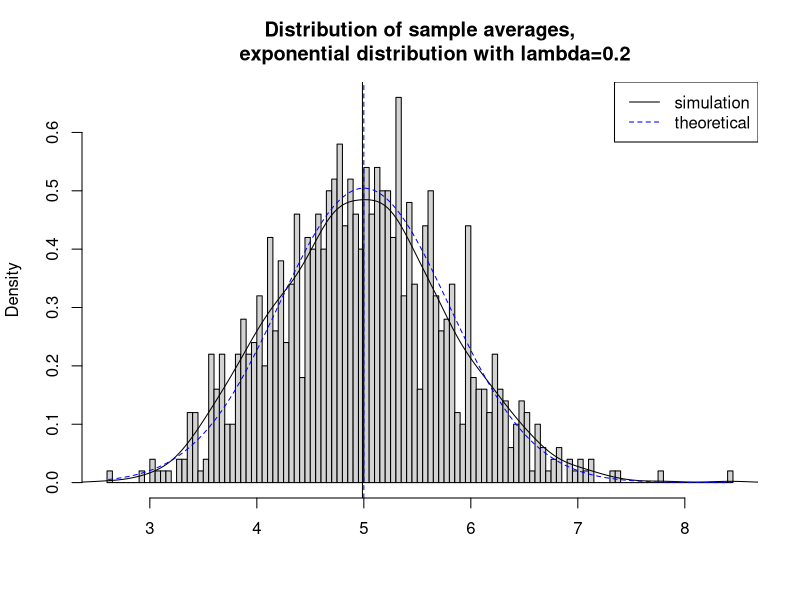
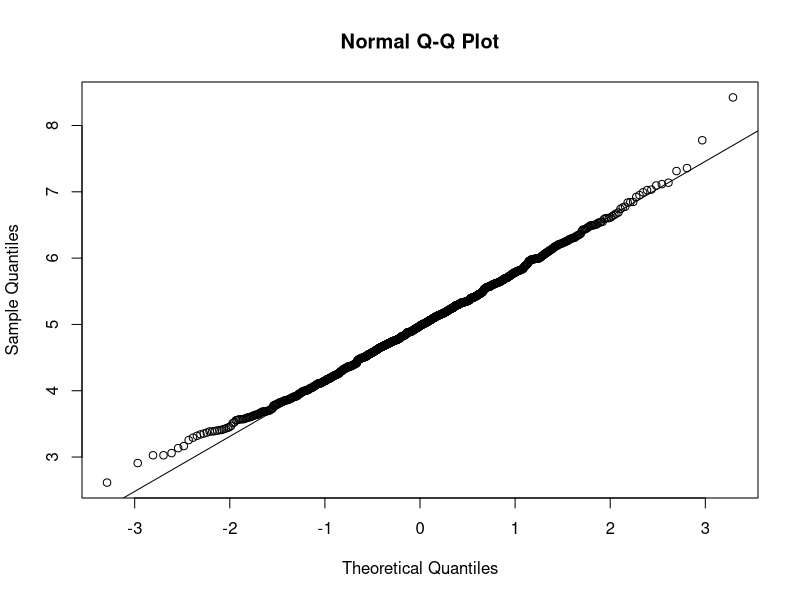

Source code (R) for these figures, in order:
## ---- chunk 1
# simulation
set.seed(11)
lambda <- 0.2
sim_num <- 1000
sample_size <- 40
sim <- matrix(rexp(sim_num*sample_size, rate=lambda), sim_num, sample_size)
r_means <- rowMeans(sim)
## ---- chunk 2
# plot the histogram of averages
hist(r_means, breaks=100, prob=TRUE,
     main="Distribution of sample averages,
     exponential distribution with lambda=0.2",
     xlab="")
# density of the averages of samples
lines(density(r_means))
# center of the sample averages
abline(v=mean(r_means), col="black")
# theoretical center of distribution
abline(v=1/lambda, lty=2, col="blue")
# theoretical density of the averages of samples
xfit <- seq(min(r_means), max(r_means), length=100)
yfit <- dnorm(xfit, mean=1/lambda, sd=(1/lambda/sqrt(sample_size)))
lines(xfit, yfit, pch=22, col="blue", lty=2)
# add legend
legend('topright', c("simulation", "theoretical"), lty=c(1,2), col=c("black", "blue"))
## ---- chunk 3
# making a Q-Q plot
qqnorm(r_means); qqline(r_means)
